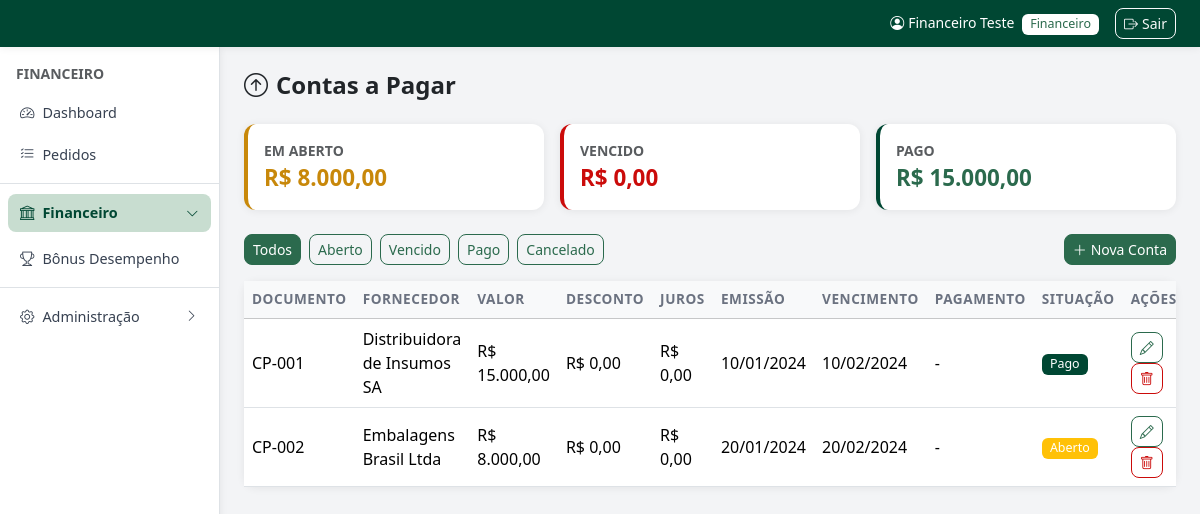
The app's page /admin/financeiro/contas-pagar.php (signed in) with its own data.
### tables this page shows
CREATE TABLE IF NOT EXISTS contas_pagar (
    id INT AUTO_INCREMENT PRIMARY KEY,
    numero_documento VARCHAR(50),
    fornecedor_id INT,
    valor_pagar DECIMAL(12,2) DEFAULT 0,
    descontos DECIMAL(12,2) DEFAULT 0,
    juros DECIMAL(12,2) DEFAULT 0,
    data_emissao DATE,
    data_vencimento DATE,
    data_pagamento DATE,
    situacao ENUM('aberto','pago','vencido','cancelado') DEFAULT 'aberto',
    created_at TIMESTAMP DEFAULT CURRENT_TIMESTAMP,
    FOREIGN KEY (fornecedor_id) REFERENCES fornecedores(id) ON DELETE SET NULL
);

CREATE TABLE IF NOT EXISTS fornecedores (
    id INT AUTO_INCREMENT PRIMARY KEY,
    codigo VARCHAR(50),
    razao_social VARCHAR(200) NOT NULL,
    cnpj VARCHAR(20),
    email VARCHAR(100),
    telefone VARCHAR(20),
    cidade VARCHAR(100),
    estado VARCHAR(2),
    status ENUM('ativo','inativo') DEFAULT 'ativo',
    created_at TIMESTAMP DEFAULT CURRENT_TIMESTAMP
);

### admin/financeiro/contas-pagar.php (the view, shortened to what this page needs)
<?php
require_once __DIR__ . '/../../config.php';
$filtro = $_GET['situacao'] ?? '';
$where = $filtro ? 'WHERE cp.situacao=?' : '';
$params = $filtro ? [$filtro] : [];
$contas = db()->prepare("SELECT cp.*, f.razao_social FROM contas_pagar cp LEFT JOIN fornecedores f ON f.id=cp.fornecedor_id $where ORDER BY cp.data_vencimento ASC");
$contas->execute($params);
$contas = $contas->fetchAll();
$resumo = db()->query('SELECT
    COALESCE(SUM(CASE WHEN situacao="aberto" THEN valor_pagar-descontos+juros END),0) AS aberto,
    COALESCE(SUM(CASE WHEN situacao="vencido" THEN valor_pagar-descontos+juros END),0) AS vencido,
    COALESCE(SUM(CASE WHEN situacao="pago" THEN valor_pagar END),0) AS pago
FROM contas_pagar')->fetch();
require_once LAYOUT_PATH . '/header.php';
?>
<div class="mb-4">
    <h4 class="fw-bold mb-0"><i class="bi bi-arrow-up-circle me-2"></i>Contas a Pagar</h4>
</div>
<div class="row g-3 mb-4">
    <div class="col-md-4"><div class="card shadow-sm border-0 border-start border-4 border-warning"><div class="card-body"><div class="text-muted small fw-semibold text-uppercase">Em Aberto</div><div class="fw-bold" style="color:#c8880a;font-size:1.4rem"><?= moedaBR($resumo['aberto']) ?></div></div></div></div>
    <div class="col-md-4"><div class="card shadow-sm border-0 border-start border-4 border-danger"><div class="card-body"><div class="text-muted small fw-semibold text-uppercase">Vencido</div><div class="fw-bold text-danger" style="font-size:1.4rem"><?= moedaBR($resumo['vencido']) ?></div></div></div></div>
    <div class="col-md-4"><div class="card shadow-sm border-0 border-start border-4 border-success"><div class="card-body"><div class="text-muted small fw-semibold text-uppercase">Pago</div><div class="fw-bold text-success" style="font-size:1.4rem"><?= moedaBR($resumo['pago']) ?></div></div></div></div>
</div>
<div class="d-flex justify-content-between align-items-center mb-3">
    <div class="d-flex gap-2">
        <?php foreach ([''=>'Todos','aberto'=>'Aberto','vencido'=>'Vencido','pago'=>'Pago','cancelado'=>'Cancelado'] as $v=>$l): ?>
        <a href="?situacao=<?= $v ?>" class="btn btn-sm btn-<?= $filtro===$v?'primary':'outline-primary' ?>"><?= $l ?></a>
        <?php endforeach; ?>
    </div>
    <button class="btn btn-primary btn-sm" data-bs-toggle="modal" data-bs-target="#modal" onclick="novoReg()"><i class="bi bi-plus-lg me-1"></i>Nova Conta</button>
</div>
<div class="card shadow-sm border-0"><div class="card-body p-0"><div class="table-responsive">
<table class="table table-hover mb-0">
    <thead class="table-light"><tr><th>Documento</th><th>Fornecedor</th><th>Valor</th><th>Desconto</th><th>Juros</th><th>Emissão</th><th>Vencimento</th><th>Pagamento</th><th>Situação</th><th>Ações</th></tr></thead>
    <tbody>
    <?php if ($contas): foreach ($contas as $c): ?>
        <tr class="<?= $c['situacao']==='vencido'?'table-danger':'' ?>">
            <td><?= e($c['numero_documento']?:'—') ?></td>
            <td><?= e($c['razao_social']?:'—') ?></td>
            <td><?= moedaBR($c['valor_pagar']) ?></td>
            <td><?= moedaBR($c['descontos']) ?></td>
            <td><?= moedaBR($c['juros']) ?></td>
            <td><?= dataBR($c['data_emissao']) ?></td>
            <td><?= dataBR($c['data_vencimento']) ?></td>
            <td><?= dataBR($c['data_pagamento']) ?></td>
            <td><?= statusBadge($c['situacao']) ?></td>
            <td>
                <button class="btn btn-sm btn-outline-primary" onclick="editarReg(<?= htmlspecialchars(json_encode($c),ENT_QUOTES) ?>)"><i class="bi bi-pencil"></i></button>
                <form method="POST" class="d-inline" onsubmit="return confirm('Excluir?')"><button class="btn btn-sm btn-outline-danger"><i class="bi bi-trash"></i></button></form>
            </td>
        </tr>
    <?php endforeach; else: ?><tr><td colspan="10" class="text-center text-muted py-4">Nenhuma conta.</td></tr><?php endif; ?>
    </tbody>
</table></div></div></div>
<?php require_once LAYOUT_PATH . '/footer.php'; ?>

### config.php (shortened to what this page needs)
<?php
function db() {
    static $pdo = null;
    if ($pdo === null) {
        try {
            $pdo = new PDO(
                'mysql:host=' . DB_HOST . ';dbname=' . DB_NAME . ';charset=utf8mb4',
                DB_USER, DB_PASS,
                [PDO::ATTR_ERRMODE => PDO::ERRMODE_EXCEPTION,
                 PDO::ATTR_DEFAULT_FETCH_MODE => PDO::FETCH_ASSOC]
            );
            try { $pdo->exec("ALTER TABLE pedidos ADD COLUMN lote_id VARCHAR(40) NULL"); } catch (PDOException $e) {}
            try { $pdo->exec("ALTER TABLE clientes MODIFY COLUMN email VARCHAR(255) NULL DEFAULT NULL"); } catch (PDOException $e) {}
            try { $pdo->exec("UPDATE clientes SET email = NULL WHERE email = ''"); } catch (PDOException $e) {}
            try { $pdo->exec("ALTER TABLE tabela_precos ADD COLUMN preco_network DECIMAL(10,2) NULL DEFAULT NULL"); } catch (PDOException $e) {}
            try { $pdo->exec("ALTER TABLE tabela_precos ADD COLUMN preco_auxiliar DECIMAL(10,2) NULL DEFAULT NULL"); } catch (PDOException $e) {}
            try { $pdo->exec("ALTER TABLE pedidos ADD COLUMN desconto_campanha DECIMAL(5,2) NULL DEFAULT NULL"); } catch (PDOException $e) {}
            try { $pdo->exec("ALTER TABLE bonus_ma_logs ADD COLUMN valor_utilizado DECIMAL(10,2) NOT NULL DEFAULT 0"); } catch (PDOException $e) {}
            try { $pdo->exec("ALTER TABLE pedidos ADD COLUMN forma_pagamento VARCHAR(60) NULL DEFAULT NULL"); } catch (PDOException $e) {}
            try { $pdo->exec("ALTER TABLE creditos ADD COLUMN valor_utilizado DECIMAL(12,2) NOT NULL DEFAULT 0"); } catch (PDOException $e) {}
            try { $pdo->exec("ALTER TABLE pedidos ADD COLUMN credito_utilizado DECIMAL(12,2) NULL DEFAULT NULL"); } catch (PDOException $e) {}
            try { $pdo->exec("ALTER TABLE pedidos ADD COLUMN desconto_pagamento DECIMAL(12,2) NULL DEFAULT NULL"); } catch (PDOException $e) {}
            try { $pdo->exec("ALTER TABLE clientes ADD COLUMN email VARCHAR(120) NULL DEFAULT NULL"); } catch (PDOException $e) {}
            try { $pdo->exec("ALTER TABLE clientes ADD COLUMN senha VARCHAR(255) NULL DEFAULT NULL"); } catch (PDOException $e) {}
            try { $pdo->exec("ALTER TABLE pedidos MODIFY COLUMN status ENUM('comercial','financeiro','faturamento','faturado','cancelado','reprovado') DEFAULT 'comercial'"); } catch (PDOException $e) {}
            try { $pdo->exec("ALTER TABLE usuarios MODIFY COLUMN tipo_acesso ENUM('comercial','financeiro','supervisor','tecnologia da informacao','recursos humanos','marketing','diretoria','centro tecnico','contabilidade','recepcao','expedicao') NOT NULL DEFAULT 'comercial'"); } catch (PDOException $e) {}
            try { $pdo->exec("ALTER TABLE clientes ADD COLUMN desconto_canal DECIMAL(10,4) DEFAULT 0"); } catch (PDOException $e) {}
            try { $pdo->exec("ALTER TABLE campanhas ADD COLUMN canal_venda_id INT NULL"); } catch (PDOException $e) {}
            try { $pdo->exec("ALTER TABLE clientes ADD COLUMN supervisor VARCHAR(100) NULL"); } catch (PDOException $e) {}
            try { $pdo->exec("UPDATE clientes SET supervisor = vendedor WHERE supervisor IS NULL AND vendedor IS NOT NULL"); } catch (PDOException $e) {}
            try { $pdo->exec("ALTER TABLE pedidos ADD COLUMN supervisor VARCHAR(100) NULL"); } catch (PDOException $e) {}
            try { $pdo->exec("UPDATE pedidos SET supervisor = vendedor WHERE supervisor IS NULL AND vendedor IS NOT NULL"); } catch (PDOException $e) {}
            try { $pdo->exec("CREATE TABLE IF NOT EXISTS grupo_empresas (
                id         INT AUTO_INCREMENT PRIMARY KEY,
                nome       VARCHAR(120) NOT NULL,
                descricao  TEXT,
                created_at TIMESTAMP DEFAULT CURRENT_TIMESTAMP
            )"); } catch (PDOException $e) {}
            try { $pdo->exec("CREATE TABLE IF NOT EXISTS grupo_empresas_clientes (
                id        INT AUTO_INCREMENT PRIMARY KEY,
                grupo_id  INT NOT NULL,
                cliente_id INT NOT NULL,
                UNIQUE KEY uq_grupo_cliente (grupo_id, cliente_id)
            )"); } catch (PDOException $e) {}
            try { $pdo->exec("CREATE TABLE IF NOT EXISTS webhook_logs (
                id         INT AUTO_INCREMENT PRIMARY KEY,
                origem     VARCHAR(50)  NOT NULL,
                evento     VARCHAR(100) NOT NULL,
                status     VARCHAR(20)  NOT NULL,
                detalhe    TEXT,
                cliente_id INT NULL,
                created_at TIMESTAMP DEFAULT CURRENT_TIMESTAMP
            )"); } catch (PDOException $e) {}
            try { $pdo->exec("CREATE TABLE IF NOT EXISTS pedido_logs (
                id            INT AUTO_INCREMENT PRIMARY KEY,
                pedido_id     INT          NOT NULL,
                numero_pedido VARCHAR(50)  NOT NULL,
                usuario_nome  VARCHAR(100),
                usuario_tipo  VARCHAR(30),
                acao          VARCHAR(120) NOT NULL,
                status_antes  VARCHAR(30),
                status_depois VARCHAR(30),
                detalhes      TEXT,
                created_at    TIMESTAMP DEFAULT CURRENT_TIMESTAMP,
                INDEX idx_pedido (pedido_id),
                INDEX idx_numero (numero_pedido)
            )"); } catch (PDOException $e) {}
            try { $pdo->exec("ALTER TABLE campanhas ADD COLUMN tipo VARCHAR(20) NOT NULL DEFAULT 'desconto'"); } catch (PDOException $e) {}
            try { $pdo->exec("CREATE TABLE IF NOT EXISTS campanha_bonificacao (
                id              INT AUTO_INCREMENT PRIMARY KEY,
                codigo_campanha VARCHAR(50) NOT NULL,
                produto_id      INT NOT NULL,
                quantidade      INT NOT NULL DEFAULT 1,
                KEY idx_camp_bonif (codigo_campanha)
            ) ENGINE=InnoDB DEFAULT CHARSET=utf8mb4 COLLATE=utf8mb4_unicode_ci"); } catch (PDOException $e) {}
            try { $pdo->exec("UPDATE usuarios SET tipo_usuario = 'Interno' WHERE tipo_usuario IS NULL OR tipo_usuario NOT IN ('Interno','Externo')"); } catch (PDOException $e) {}
            try { $pdo->exec("ALTER TABLE usuarios CHANGE COLUMN telefone celular VARCHAR(20)"); } catch (PDOException $e) {}
            try { $pdo->exec("RENAME TABLE sms_logs TO whatsapp_logs"); } catch (PDOException $e) {}
            try { $pdo->exec("CREATE TABLE IF NOT EXISTS whatsapp_logs (
                id          INT AUTO_INCREMENT PRIMARY KEY,
                usuario_id  INT NULL,
                destino     VARCHAR(30) NOT NULL,
                remetente   VARCHAR(30) NOT NULL,
                mensagem    TEXT NOT NULL,
                ip_origem   VARCHAR(45) NULL,
                status      VARCHAR(20) NOT NULL DEFAULT 'enviado',
                created_at  TIMESTAMP DEFAULT CURRENT_TIMESTAMP,
                INDEX idx_wa_usuario (usuario_id)
            ) ENGINE=InnoDB DEFAULT CHARSET=utf8mb4 COLLATE=utf8mb4_unicode_ci"); } catch (PDOException $e) {}
        } catch (PDOException $e) {
            die('Erro de conexão com o banco de dados. <a href="' . BASE_URL . '/install.php">Clique aqui para configurar.</a>');
        }
    }
    return $pdo;
}
function e($s) {
    return htmlspecialchars((string)($s ?? ''), ENT_QUOTES, 'UTF-8');
}
function moedaBR($v) {
    return 'R$ ' . number_format((float)$v, 2, ',', '.');
}
function dataBR($d) {
    if (!$d) return '-';
    return date('d/m/Y', strtotime($d));
}
function statusBadge($s) {
    $map = [
        'comercial'   => ['primary',   'Aguardando Comercial'],
        'financeiro'  => ['warning',   'Aguardando Financeiro'],
        'faturamento' => ['info',      'Aguardando Faturamento'],
        'faturado'    => ['success',   'Faturado'],
        'cancelado'   => ['danger',    'Cancelado'],
        'reprovado'   => ['danger',    'Cancelado'],
        'ativo'       => ['success',   'Ativo'],
        'inativo'     => ['secondary', 'Inativo'],
        'aberto'      => ['warning',   'Aberto'],
        'pago'        => ['success',   'Pago'],
        'vencido'     => ['danger',    'Vencido'],
        'aprovado'    => ['success',   'Aprovado'],
        'pendente'    => ['secondary', 'Pendente'],
    ];
    [$cls, $label] = $map[$s] ?? ['secondary', ucfirst($s)];
    return '<span class="badge bg-' . $cls . '">' . $label . '</span>';
}

### assets/css/style.css (style rules this page uses)
:root { --brand-darkest: #004733; --brand-dark: #2b6a4d; --brand-mid: #568d66; --brand-light: #a5c1ae; --gray-bg: #f3f4f6; --gray-border: #dcdfe5; --red-light: #df8080; --red-mid: #cb0b0a; --red-dark: #ad080f; --red-darkest: #8e0413; }
body { font-family: 'Segoe UI', system-ui, -apple-system, sans-serif; background-color: var(--gray-bg); }
.btn-primary { background-color: var(--brand-dark); border-color: var(--brand-dark); color: #fff; }
.btn-outline-primary { color: var(--brand-dark); border-color: var(--brand-dark); }
.bg-success { background-color: var(--brand-darkest) !important; }
.badge.bg-success { background-color: var(--brand-darkest) !important; }
.text-success { color: var(--brand-dark) !important; }
.btn-outline-danger { color: var(--red-mid); border-color: var(--red-mid); }
.text-danger { color: var(--red-mid) !important; }
.border-danger { border-color: var(--red-mid) !important; }
.card { border-radius: 12px; }
.table th { font-weight: 600; font-size: .85rem; text-transform: uppercase; letter-spacing: .04em; color: #6b7280; }
.table td { vertical-align: middle; }
.badge { font-size: .78rem; font-weight: 500; padding: .35em .65em; border-radius: 6px; }
.btn { border-radius: 8px; font-weight: 500; }
.shadow-sm { box-shadow: 0 1px 8px rgba(0,0,0,.07) !important; }
.border-start.border-success { border-color: var(--brand-darkest) !important; }
.border-start.border-danger { border-color: var(--red-mid) !important; }
.border-start.border-warning { border-color: #c8880a !important; }
body { overflow-x: hidden; }

### records on screen
contas_pagar: numero_documento "CP-001", fornecedor.razao_social "Distribuidora de Insumos SA", valor_pagar "R$ 15.000,00", descontos "R$ 0,00", juros "R$ 0,00", data_emissao "10/01/2024", data_vencimento "10/02/2024", data_pagamento "-", label "Pago"
contas_pagar: numero_documento "CP-002", fornecedor.razao_social "Embalagens Brasil Ltda", valor_pagar "R$ 8.000,00", descontos "R$ 0,00", juros "R$ 0,00", data_emissao "20/01/2024", data_vencimento "20/02/2024", data_pagamento "-", label "Aberto"

### other values on screen
$_usuario['nome'] "Financeiro Teste"
$_usuario['tipo'] "Financeiro"
$tipoLabels[$_usuario['tipo']] "FINANCEIRO"
moedaBR($resumo['aberto']) "R$ 8.000,00"
moedaBR($resumo['vencido']) "R$ 0,00"
moedaBR($resumo['pago']) "R$ 15.000,00"
$l "Todos"
$l "Aberto"
$l "Vencido"
$l "Pago"
$l "Cancelado"
